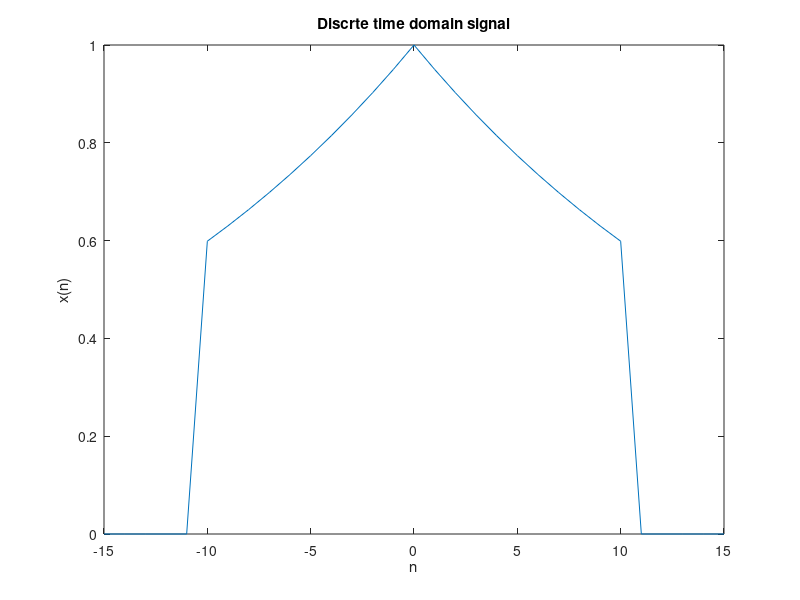
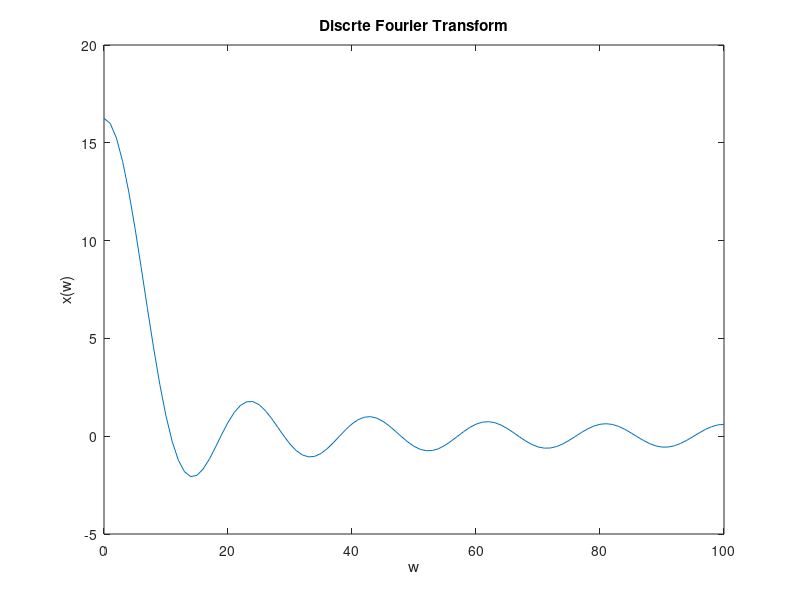
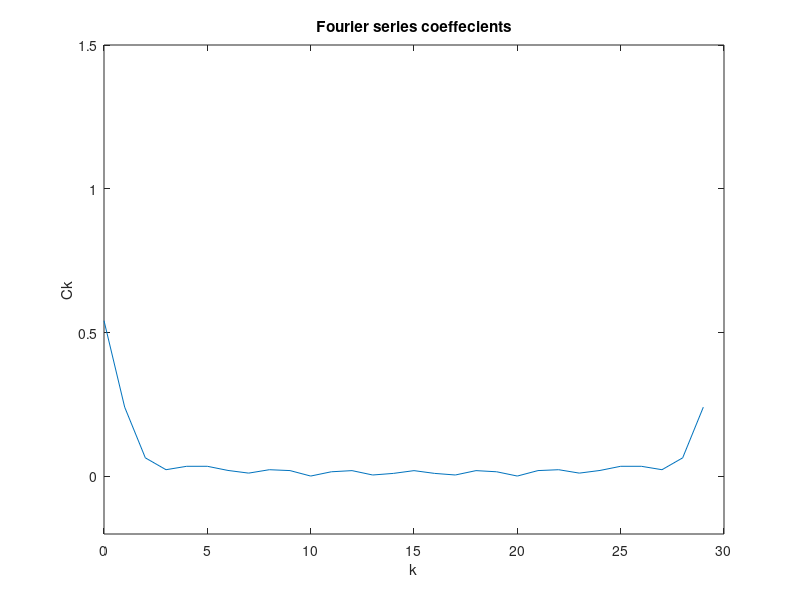
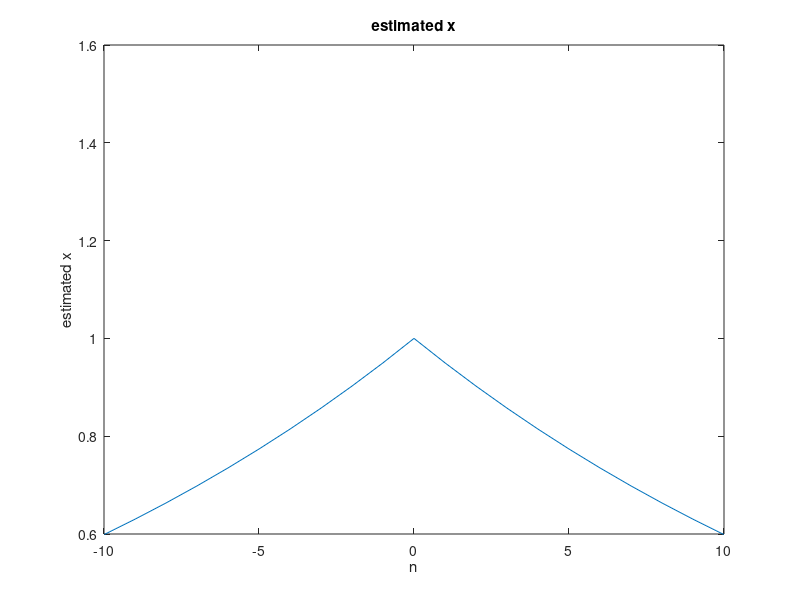

These charts were generated, in order, by the following MATLAB code:
a = 0.95;
n = -15:1:15;
xn=[0];
counter = 1;
for k0=-15:15
    if -1*k0 > 0 && -1*k0 <= 10
        x = -1*k0;
        xn(counter) = a^(x);
    elseif k0 >= 0 && k0 <= 10
         xn(counter) = a^(k0);
    else 
        xn(counter) = 0;
    end 
    counter = counter + 1;
end
figure(1);
plot(n, xn)
xlabel('n') 
ylabel('x(n)') 
title('Discrte time domain signal')

kx1 = 0:1:100;
xk1 = [0];

for k1=0:100
    result1 = 0;
    w1 = 2*pi*k1/(200);
    for k2 = -15:15
        result1 = result1 + xn(k2 + 15 + 1) * exp(-1*1i*w1*k2);
    end
    xk1(k1+1) = result1;
end
    
figure(2)
plot(kx1, real(xk1))
xlabel('w') 
ylabel('x(w)') 
title('Discrte Fourier Transform')

N = 30; %change N
kx2 = 0:1:N-1;
xk2 = [0];
for k3=0:N-1
    result2 = 0;
    w2 = 2*pi*k3/(N);
    for k4 = -15:15
        result2 = result2 + xn(k4 + 15 + 1) * exp(-1*1i*w2*k4);
    end
    xk2(k3+1) = result2;
end

ck = xk2 / N;

figure(3);
plot(kx2, abs(ck))
axis([0 30 -0.2 1.5])
xlabel('k') 
ylabel('Ck') 
title('Fourier series coeffecients')


esx = [0];
for k3= -15:15
    result2 = 0;
    w2 = 2*pi*k3/(N);
    for k4 = 0:N-1
        result2 = result2 + ck(k4 + 1) * exp(-1*1i*w2*k4);
    end
    esx(k3 + 15 + 1) = result2;
end

figure(4);
plot(n, abs(esx))
axis([-10 10 0.6 1.6])
xlabel('n') 
ylabel('estimated x')
title('estimated x')

esx1 = xn;
p=10;
P=p*N + length(xn);
esx2 = [zeros(1,P)];
for z=0:p
    esx2 = esx2 + [zeros(1,z*N), esx1, zeros(1,P-z*N-length(xn))];
end

figure(5);
nesx2 = 0:length(esx2)-1;
plot(nesx2, abs(esx2))
axis([20 160 0 2])
xlabel('n') 
ylabel('xp(n)')
title('periodic x')
